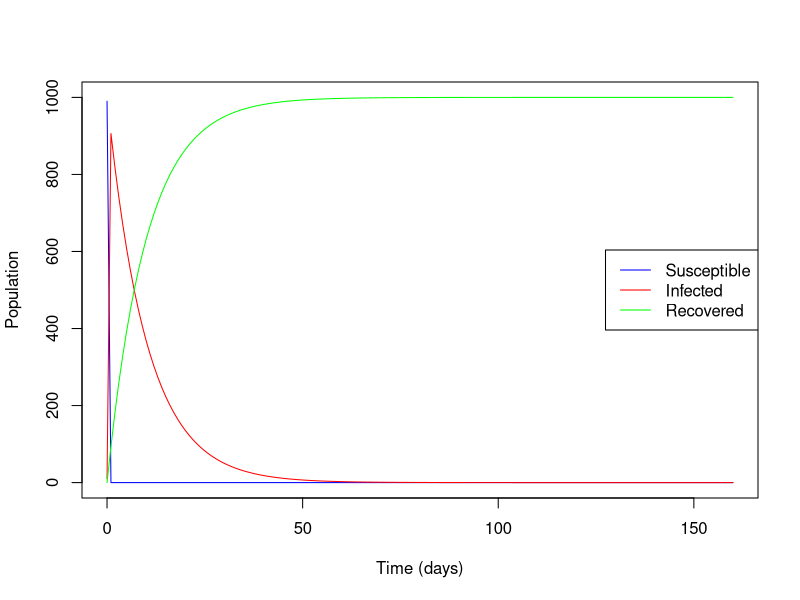
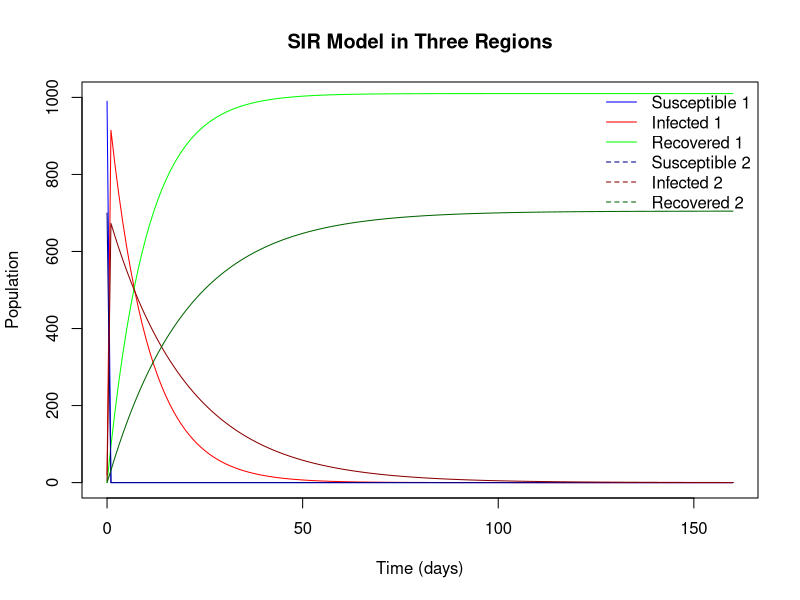
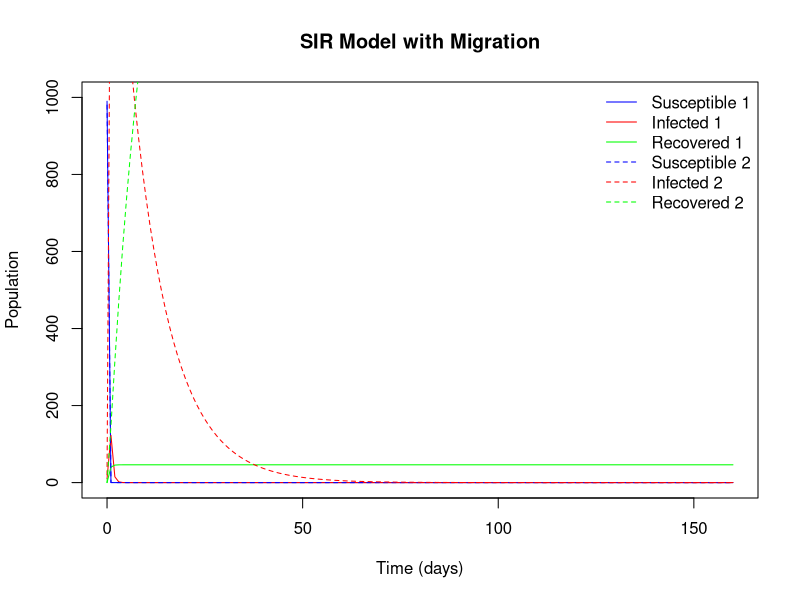

The R script that drew these images, in order:
#SIR bare bones
install.packages("deSolve")
library(deSolve)
sir_model <- function(time, state, parameters) {
  S <- state[1]
  I <- state[2]
  R <- state[3]
  
  beta <- parameters[1]
  gamma <- parameters[2]
  
  dS <- -beta * S * I
  dI <- beta * S * I - gamma * I
  dR <- gamma * I
  
  return(list(c(dS, dI, dR)))
}

# Initial number of individuals
initial_state <- c(S = 990, I = 10, R = 0)  # 990 susceptible, 10 infected, 0 recovered

# Parameters
parameters <- c(beta = 0.3, gamma = 0.1)

# Time frame for the simulation
time_seq <- seq(0, 160, by = 1)  # from 0 to 160 days

# Run the SIR model
output <- ode(y = initial_state, times = time_seq, func = sir_model, parms = parameters)


# Convert output to a data frame
output <- as.data.frame(output)

# Basic plot
plot(output$time, output$S, type = "l", col = "blue", ylim = c(0, 1000), ylab = "Population", xlab = "Time (days)")
lines(output$time, output$I, col = "red")
lines(output$time, output$R, col = "green")
legend("right", legend = c("Susceptible", "Infected", "Recovered"), col = c("blue", "red", "green"), lty = 1)


#SIR with added regions
sir_model_multi_region <- function(time, state, parameters) {
  # Unpack states for each region
  S1 <- state[1]
  I1 <- state[2]
  R1 <- state[3]
  S2 <- state[4]
  I2 <- state[5]
  R2 <- state[6]
  
  # Unpack parameters for each region
  beta1 <- parameters[1]
  gamma1 <- parameters[2]
  
  beta2 <- parameters[3]
  gamma2 <- parameters[4]
  
  # SIR equations for region 1
  dS1 <- -beta1 * S1 * I1
  dI1 <- beta1 * S1 * I1 - gamma1 * I1
  dR1 <- gamma1 * I1
  
  # SIR equations for region 2
  dS2 <- -beta2 * S2 * I2
  dI2 <- beta2 * S2 * I2 - gamma2 * I2
  dR2 <- gamma2 * I2
  
  return(list(c(dS1, dI1, dR1, dS2, dI2, dR2)))
}

# Initial populations for each region
initial_state <- c(S1 = 990, I1 = 20, R1 = 0, 
                   S2 = 700, I2 = 5, R2 = 0)

# Parameters: beta and gamma for each region
parameters <- c(beta1 = 0.5, gamma1 = 0.1,  # Region 1-New york
                beta2 = 0.1, gamma2 = 0.05) # Region 2-Midwest

# Time frame for the simulation
time_seq <- seq(0, 160, by = 1)  # from 0 to 160 days

# Run the multi-region SIR model
output_multi <- ode(y = initial_state, times = time_seq, func = sir_model_multi_region, parms = parameters)

# Convert output to a data frame
output_multi <- as.data.frame(output_multi)

# Basic plot
plot(output_multi$time, output_multi$S1, type = "l", col = "blue", ylim = c(0, 1000), 
     ylab = "Population", xlab = "Time (days)", main = "SIR Model in Three Regions")
lines(output_multi$time, output_multi$I1, col = "red")
lines(output_multi$time, output_multi$R1, col = "green")

lines(output_multi$time, output_multi$S2, col = "darkblue")
lines(output_multi$time, output_multi$I2, col = "darkred")
lines(output_multi$time, output_multi$R2, col = "darkgreen")


legend("topright", legend = c("Susceptible 1", "Infected 1", "Recovered 1", 
                              "Susceptible 2", "Infected 2", "Recovered 2"),
       col = c("blue", "red", "green", "darkblue", "darkred", "darkgreen"),
       lty = c(1, 1, 1, 2, 2, 2), bty = "n")

#SIR model where species are moving from region 1 to region 2 as time increases
#As species move into region 2, the rate of infection will increase

sir_model_migration <- function(time, state, parameters) {
  # Unpack states for each region
  S1 <- state[1]
  I1 <- state[2]
  R1 <- state[3]
  S2 <- state[4]
  I2 <- state[5]
  R2 <- state[6]
  
  # Unpack parameters
  beta1 <- parameters[1]  # Infection rate for Region 1
  beta2 <- parameters[2]  # Infection rate for Region 2
  gamma <- parameters[3]   # Common recovery rate
  migration_rate <- parameters[4]  # Rate of migration from Region 1 to Region 2
  
  # SIR equations for Region 1
  dS1 <- -beta1 * S1 * I1 - migration_rate * S1
  dI1 <- beta1 * S1 * I1 - gamma * I1 - migration_rate * I1
  dR1 <- gamma * I1
  
  # SIR equations for Region 2
  dS2 <- migration_rate * S1 + migration_rate * I1 - beta2 * S2 * I2
  dI2 <- beta2 * S2 * I2 - gamma * I2
  dR2 <- gamma * I2
  
  return(list(c(dS1, dI1, dR1, dS2, dI2, dR2)))
}
# Initial populations for each region
initial_state <- c(S1 = 990, I1 = 10, R1 = 0, 
                   S2 = 980, I2 = 20, R2 = 0)

# Parameters: beta for each region, common gamma, and migration rate
parameters <- c(beta1 = 0.3, beta2 = 0.4, gamma = 0.1, migration_rate = 2)

# Time frame for the simulation
time_seq <- seq(0, 160, by = 1)  # from 0 to 160 days

# Run the SIR model with migration
output_migration <- ode(y = initial_state, times = time_seq, func = sir_model_migration, parms = parameters)

# Convert output to a data frame
output_migration <- as.data.frame(output_migration)

# Basic plot
plot(output_migration$time, output_migration$S1, type = "l", col = "blue", ylim = c(0, 1000), 
     ylab = "Population", xlab = "Time (days)", main = "SIR Model with Migration")
lines(output_migration$time, output_migration$I1, col = "red")
lines(output_migration$time, output_migration$R1, col = "green")

lines(output_migration$time, output_migration$S2, col = "blue", lty = 2)
lines(output_migration$time, output_migration$I2, col = "red", lty = 2)
lines(output_migration$time, output_migration$R2, col = "green", lty = 2)

legend("topright", legend = c("Susceptible 1", "Infected 1", "Recovered 1", 
                              "Susceptible 2", "Infected 2", "Recovered 2"),
       col = c("blue", "red", "green", "blue", "red", "green"),
       lty = c(1, 1, 1, 2, 2, 2), bty = "n")
